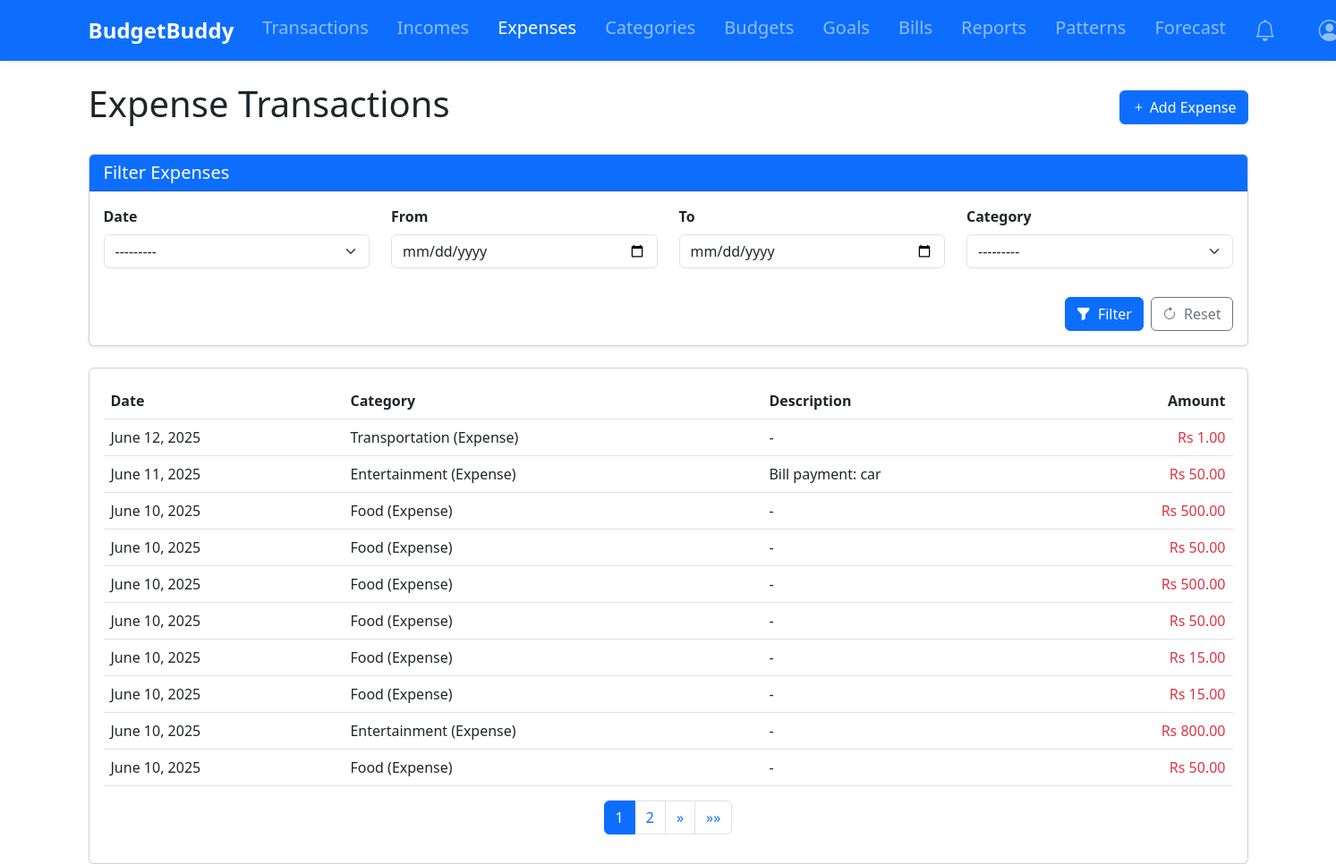
The app's page /expenses/ (signed in) with its own data.
### tracker/models.py (models this page shows, shortened)
class Transaction(models.Model):
    user = models.ForeignKey(User, on_delete=models.CASCADE)
    amount = models.DecimalField(max_digits=10, decimal_places=2, validators=[MinValueValidator(0.01)])
    category = models.ForeignKey(Category, on_delete=models.CASCADE)
    date = models.DateField(default=timezone.now)
    description = models.TextField(blank=True, null=True)

class Category(models.Model):
    name = models.CharField(max_length=100)
    user = models.ForeignKey(User, on_delete=models.CASCADE)
    CATEGORY_TYPES = [
        ('IN', 'Income'),
        ('EX', 'Expense'),
    ]
    category_type = models.CharField(max_length=2, choices=CATEGORY_TYPES)
    def __str__(self):
        return f"{self.name} ({self.get_category_type_display()})"

### tracker/views.py (the view)
# urls.py: path('expenses/', views.expense_list, name='expenses'),
@login_required
def expense_list(request):
    expenses = Transaction.objects.filter(
        user=request.user,
        category__category_type='EX'
    ).order_by('-date')
    expense_filter = ExpenseFilter(request.GET, queryset=expenses, user=request.user)
    expenses = expense_filter.qs
    paginator = Paginator(expenses, 10)
    page_number = request.GET.get('page')
    page_obj = paginator.get_page(page_number)
    context = {
        'page_obj' : page_obj,
        'filter': expense_filter,
    }
    return render(request, 'tracker/expense_list.html', context)

### tracker/context_processors.py (called while the page is built)
def notifications_count(request):
    if request.user.is_authenticated:
        return {
            'unread_notifications_count': Notification.objects.filter(
                user=request.user,
                is_read=False
            ).count()
        }
    return {'unread_notifications_count': 0}

### tracker/models.py (called while the page is built)
    def progress(self):
        expenses = Transaction.objects.filter(
            user=self.user,
            category=self.category,
            date__gte=self.start_date,
            date__lte=self.end_date
        ).aggregate(total=models.Sum('amount'))['total'] or 0
        return (expenses / self.amount) * 100 if self.amount else 0

    def progress(self):
        return (self.current_amount / self.target_amount) * 100 if self.target_amount else 0

### tracker/utils.py (called while the page is built, shortened)
def should_send_notification(notification_type, user, message):
    now = timezone.now()
    threshold = {
        'BUDGET': timedelta(hours=12),
        'GOAL': timedelta(days=1),
        'BILL': timedelta(days=1)
    }.get(notification_type, timedelta(days=1))
    existing = Notification.objects.filter(
        user=user,
        notification_type=notification_type,
        message=message,
        is_active=True
    ).order_by('-last_sent').first()
    if not existing:
        return True
    if existing.repeat_frequency == 'ONCE':
        return False
    elif existing.repeat_frequency == 'DAILY' and (now - existing.last_sent) >= timedelta(days=1):
        return True
    elif existing.repeat_frequency == 'WEEKLY' and (now - existing.last_sent) >= timedelta(weeks=1):
        return True
    return False

def create_notification(user, message, notification_type, repeat_frequency='ONCE'):
    if should_send_notification(notification_type, user, message):
        Notification.objects.create(
            user=user,
            message=message,
            notification_type=notification_type,
            repeat_frequency=repeat_frequency
        )

def check_bill_reminders(user):
    try:
        prefs = NotificationPreference.objects.get(user=user)
    except NotificationPreference.DoesNotExist:
        prefs = NotificationPreference(user=user)
    if not prefs.bill_reminders:
        return
    upcoming_bills = Bill.objects.filter(
        user=user,
        is_paid=False,
        due_date__lte=timezone.now().date() + timedelta(days=prefs.bill_days_prior)
    )

### templates/tracker/expense_list.html (shortened to what this page needs)
{% extends 'base.html' %}
{% load humanize %}
{% load widget_tweaks %}
{% block content %}
<div class="d-flex justify-content-between align-items-center mb-4">
    <h1>Expense Transactions</h1>
    <a href="{% url 'add_expense' %}" class="btn btn-primary">
        <i class="bi bi-plus"></i> Add Expense
    </a>
</div>
<div class="card shadow-sm mb-4">
    <div class="card-header bg-primary text-white">
        <h5 class="mb-0">Filter Expenses</h5>
    </div>
    <div class="card-body">
        <form method="get">
            <div class="row g-4">
                <div class="col-md-3">
                    <label class="form-label fw-semibold">{{ filter.form.date_range.label }}</label>
                    {{ filter.form.date_range|add_class:"form-select" }}
                </div>
                <div class="col-md-3">
                    <label class="form-label fw-semibold">{{ filter.form.start_date.label }}</label>
                    {{ filter.form.start_date|add_class:"form-control" }}
                </div>
                <div class="col-md-3">
                    <label class="form-label fw-semibold">{{ filter.form.end_date.label }}</label>
                    {{ filter.form.end_date|add_class:"form-control" }}
                </div>
                <div class="col-md-3">
                    <label class="form-label fw-semibold">{{ filter.form.category.label }}</label>
                    {{ filter.form.category|add_class:"form-select" }}
                </div>
                <div class="col-12 d-flex justify-content-end gap-2 pt-2">
                    <button type="submit" class="btn btn-primary">
                        <i class="bi bi-funnel-fill me-1"></i> Filter
                    </button>
                    <a href="{% url 'transactions' %}" class="btn btn-outline-secondary">
                        <i class="bi bi-arrow-clockwise me-1"></i> Reset
                    </a>
                </div>
            </div>
        </form>
    </div>
</div>
<div class="card">
    <div class="card-body">
        <div class="table-responsive">
            <table class="table table-hover">
                <thead>
                    <tr>
                        <th>Date</th>
                        <th>Category</th>
                        <th>Description</th>
                        <th class="text-end">Amount</th>
                    </tr>
                </thead>
                <tbody>
                    {% for expense in page_obj %}
                    <tr>
                        <td>{{ expense.date }}</td>
                        <td>{{ expense.category }}</td>
                        <td>{{ expense.description|default:"-" }}</td>
                        <td class="text-end text-danger">Rs {{ expense.amount|intcomma }}</td>
                    </tr>
                    {% empty %}
                    <tr>
                        <td colspan="4" class="text-center">No expense transactions found.</td>
                    </tr>
                    {% endfor %}
                </tbody>
            </table>
        </div>
        {% if page_obj.paginator.num_pages > 1 %}
        <nav aria-label="Page navigation">
            <ul class="pagination justify-content-center">
                {% for num in page_obj.paginator.page_range %}
                {% if page_obj.number == num %}
                <li class="page-item active"><a class="page-link" href="#">{{ num }}</a></li>
                {% elif num > page_obj.number|add:'-3' and num < page_obj.number|add:'3' %}
                <li class="page-item"><a class="page-link" href="?page={{ num }}">{{ num }}</a></li>
                {% endif %}
                {% endfor %}
                {% if page_obj.has_next %}
                <li class="page-item">
                    <a class="page-link" href="?page={{ page_obj.next_page_number }}" aria-label="Next">
                        <span aria-hidden="true">&raquo;</span>
                    </a>
                </li>
                <li class="page-item">
                    <a class="page-link" href="?page={{ page_obj.paginator.num_pages }}" aria-label="Last">
                        <span aria-hidden="true">&raquo;&raquo;</span>
                    </a>
                </li>
                {% endif %}
            </ul>
        </nav>
        {% endif %}
    </div>
</div>
{% endblock %}

### records on screen
Transaction: date "June 12, 2025", category "Transportation (Expense)", description "-", amount "1.00"
Transaction: date "June 11, 2025", category "Entertainment (Expense)", description "Bill payment: car", amount "50.00"
Transaction: date "June 10, 2025", category "Food (Expense)", description "-", amount "500.00"
Transaction: date "June 10, 2025", category "Food (Expense)", description "-", amount "50.00"
Transaction: date "June 10, 2025", category "Food (Expense)", description "-", amount "500.00"
Transaction: date "June 10, 2025", category "Food (Expense)", description "-", amount "50.00"
Transaction: date "June 10, 2025", category "Food (Expense)", description "-", amount "15.00"
Transaction: date "June 10, 2025", category "Food (Expense)", description "-", amount "15.00"
Transaction: date "June 10, 2025", category "Entertainment (Expense)", description "-", amount "800.00"
Transaction: date "June 10, 2025", category "Food (Expense)", description "-", amount "50.00"

### other values on screen
{{ filter.form.date_range.label }} "Date"
{{ filter.form.start_date.label }} "From"
{{ filter.form.end_date.label }} "To"
{{ filter.form.category.label }} "Category"
{{ num }} "1"
{{ num }} "2"
